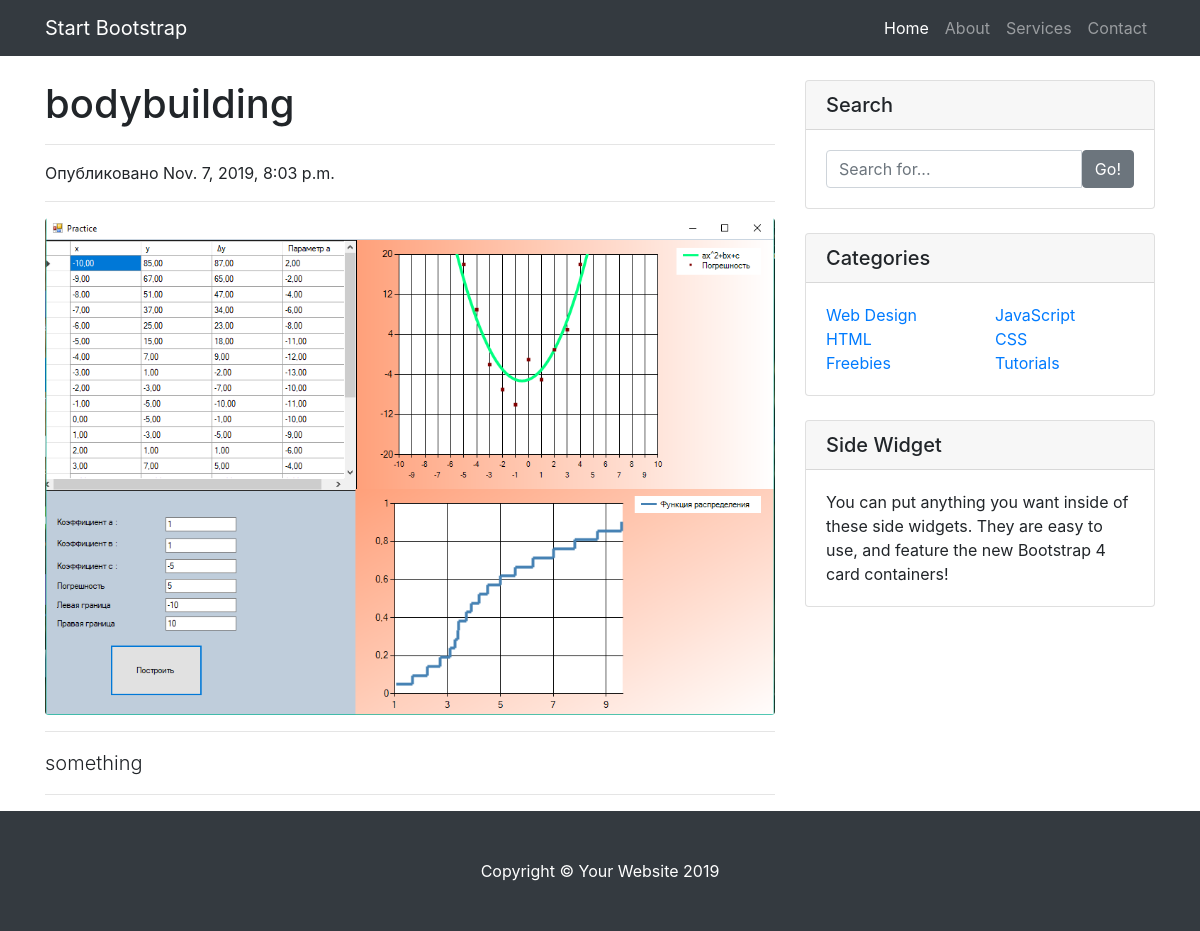
Page /article/bodybuilding_slug on the committed database.
### portalapp/models.py (models this page shows, shortened)
class Article(models.Model):
    category = models.ForeignKey(Category, on_delete=models.CASCADE)
    title = models.CharField(max_length=255)
    slug = models.SlugField(unique=True)
    image = models.ImageField(upload_to=upload_article_image_folder)
    content = models.TextField()
    release_date = models.DateTimeField(auto_now=True)
    likes_count = models.PositiveIntegerField(default=0)
    dislikes_count = models.PositiveIntegerField(default=0)

### portalapp/views.py (the view)
# urls.py: path('article/<slug:article_slug>', ArticleDetailView.as_view(), name='article_detail'),
class ArticleDetailView(DetailView):
    model = Article
    template_name = 'article_detail.html'
    slug_url_kwarg = 'article_slug'
    context_object_name = 'article'

### portalapp/templates/article_detail.html
{% extends 'base.html' %}
{% block content %}
      <div class="col-lg-8">
        <h1 class="mt-4">{{ article.title }}</h1>
        <hr>
        <p>Опубликовано {{ article.release_date }}</p>
        <hr>
        <img class="img-fluid rounded" src="{{ article.image.url }}" alt="">
        <hr>
        <p class="lead">{{ article.content }}</p>
        <hr>
      </div>
{% endblock content %}

### portalapp/templates/base.html (style rules this page uses)
body { padding-top: 56px; }

### rows in the picture
Article: title "bodybuilding", release_date "Nov. 7, 2019, 8:03 p.m.", image (picture), content "something"
